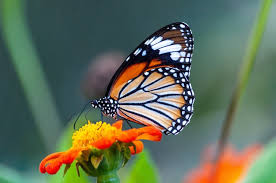
#> input picture example.jpg, 276 x 183 px
$ python 'IMG_Anot#2.py'
#> lines starting #> are read from the running program, lines starting #| are printed output that depends on the picture
import cv2

import numpy as np

import matplotlib.pyplot as plt


# Load the image

image = cv2.imread('example.jpg')
#> image is the input picture: shape (183, 276, 3); mean B, G, R 89.8, 109.4, 97.3


# Convert to RGB for displaying with matplotlib

image_rgb = cv2.cvtColor(image, cv2.COLOR_BGR2RGB)


# Get image dimensions

height, width, _ = image.shape
#> height = 183; width = 276


# Add bi-directional arrows for width

arrow_start_left = (20, height - 50)  # Left starting point
#> arrow_start_left = (20, 133)

arrow_end_right = (width - 20, height - 50)  # Right end point
#> arrow_end_right = (256, 133)


# Draw arrows in both directions

cv2.arrowedLine(image_rgb, arrow_start_left, arrow_end_right, (255, 0, 0), 3, tipLength=0.04)  # Rightward arrow

cv2.arrowedLine(image_rgb, arrow_end_right, arrow_start_left, (255, 0, 0), 3, tipLength=0.04)  # Leftward arrow
#> image_rgb: shape (183, 276, 3); mean R, G, B 100.2, 106.3, 88


# Annotate the width value

width_label_position = (width // 2 - 100, height - 80)  # Center position slightly above the arrows
#> width_label_position = (38, 103)

cv2.putText(image_rgb, f'Width: {width}px', width_label_position, cv2.FONT_HERSHEY_SIMPLEX, 0.5, (0, 255, 0), 2)
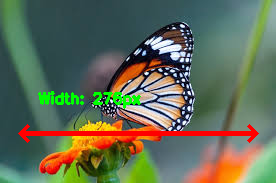
#> image_rgb: shape (183, 276, 3); mean R, G, B 99, 108.5, 86.6


# Save the annotated image

cv2.imwrite('output_images/annotated_width.jpg', image_rgb)


# Display the annotated image

plt.imshow(cv2.cvtColor(image_rgb, cv2.COLOR_BGR2RGB))

#Title with font and color that is red and a good size for visibility as a title, and a thickness of 2 for the text
plt.title('Annotated Image with Bi-Directional Arrows', fontsize=17, color='red', fontweight='bold')

plt.axis('off')

plt.show()
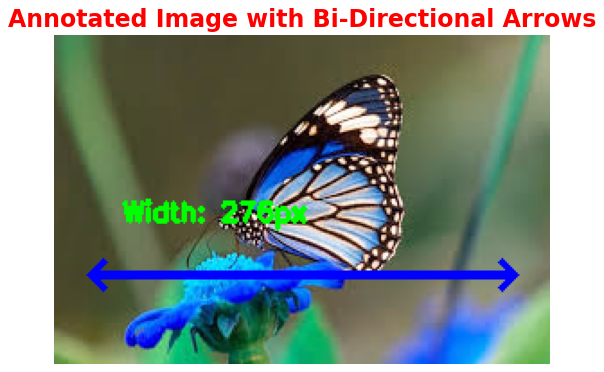
#> figure drawn by matplotlib, 1 panel; B, G, R data is drawn as R, G, B
